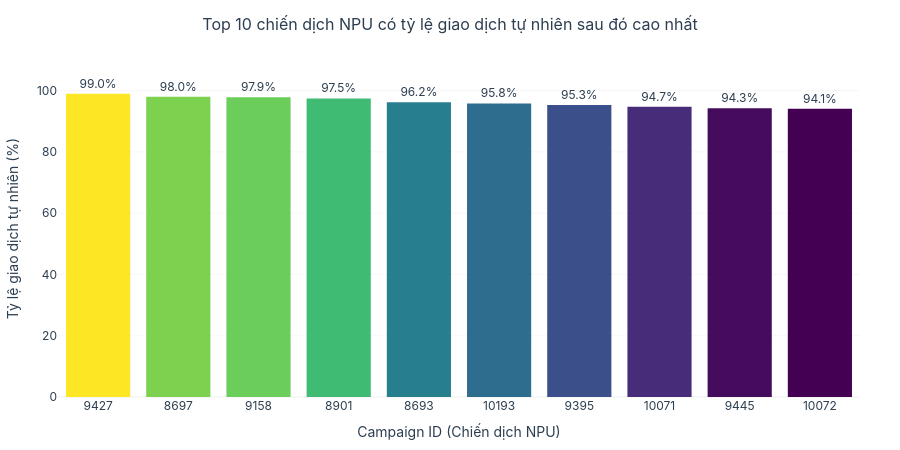

Source (notebook cell):
### Code cell
# Trực quan hóa tỷ lệ giao dịch tự nhiên của các chiến dịch NPU hàng đầu bằng Plotly
fig = px.bar(
    top_camps.assign(npu_campaignID=top_camps['npu_campaignID'].astype(str)),
    x='npu_campaignID',
    y='pct_organic',
    text='pct_organic',
    color='pct_organic',
    color_continuous_scale='Viridis',
    labels={'npu_campaignID': 'Campaign ID (Chiến dịch NPU)', 'pct_organic': 'Tỷ lệ giao dịch tự nhiên (%)'},
    title='Top 10 chiến dịch NPU có tỷ lệ giao dịch tự nhiên sau đó cao nhất'
)

fig.update_traces(
    texttemplate='%{text:.1f}%',
    textposition='outside',
    marker_line_width=0,
    hovertemplate='<b>Campaign ID</b>: %{x}<br><b>Tỷ lệ tự nhiên</b>: %{y:.2f}%<extra></extra>'
)

fig.update_layout(
    title_x=0.5,
    title_font=dict(size=16, family="Inter, sans-serif", color='#2c3e50'),
    font=dict(family="Inter, sans-serif", color='#2c3e50'),
    plot_bgcolor='#ffffff',
    paper_bgcolor='#ffffff',
    coloraxis_showscale=False,
    yaxis=dict(
        range=[0, 110],
        gridcolor='rgba(200, 200, 200, 0.15)',
        zerolinecolor='rgba(200, 200, 200, 0.15)'
    ),
    xaxis=dict(type='category'),
    margin=dict(t=60, b=40, l=40, r=40),
    height=450
)

fig.show()

### Figure 1 — Plotly figure (JSON) as saved in the notebook; plotly's stock layout.template omitted (floating-point values rounded to 4 significant figures)
{"data": [{"hovertemplate": "<b>Campaign ID</b>: %{x}<br><b>Tỷ lệ tự nhiên</b>: %{y:.2f}%<extra></extra>", "legendgroup": "", "marker": {"color": [99.0, 98.02, 97.88, 97.46, 96.22, 95.83, 95.31, 94.7, 94.26, 94.1], "coloraxis": "coloraxis", "line": {"width": 0}, "pattern": {"shape": ""}}, "name": "", "orientation": "v", "showlegend": false, "text": [99.0, 98.02, 97.88, 97.46, 96.22, 95.83, 95.31, 94.7, 94.26, 94.1], "textposition": "outside", "texttemplate": "%{text:.1f}%", "type": "bar", "x": ["9427", "8697", "9158", "8901", "8693", "10193", "9395", "10071", "9445", "10072"], "xaxis": "x", "y": [99.0, 98.02, 97.88, 97.46, 96.22, 95.83, 95.31, 94.7, 94.26, 94.1], "yaxis": "y"}], "layout": {"barmode": "relative", "coloraxis": {"colorbar": {"title": {"text": "Tỷ lệ giao dịch tự nhiên (%)"}}, "colorscale": [[0, "#440154"], [0.1111, "#482878"], [0.2222, "#3e4989"], [0.3333, "#31688e"], [0.4444, "#26828e"], [0.5556, "#1f9e89"], [0.6667, "#35b779"], [0.7778, "#6ece58"], [0.8889, "#b5de2b"], [1, "#fde725"]], "showscale": false}, "font": {"color": "#2c3e50", "family": "Inter, sans-serif"}, "height": 450, "legend": {"tracegroupgap": 0}, "margin": {"b": 40, "l": 40, "r": 40, "t": 60}, "paper_bgcolor": "#ffffff", "plot_bgcolor": "#ffffff", "title": {"font": {"color": "#2c3e50", "family": "Inter, sans-serif", "size": 16}, "text": "Top 10 chiến dịch NPU có tỷ lệ giao dịch tự nhiên sau đó cao nhất", "x": 0.5}, "xaxis": {"anchor": "y", "domain": [0, 1], "title": {"text": "Campaign ID (Chiến dịch NPU)"}, "type": "category"}, "yaxis": {"anchor": "x", "domain": [0, 1], "gridcolor": "rgba(200, 200, 200, 0.15)", "range": [0, 110], "title": {"text": "Tỷ lệ giao dịch tự nhiên (%)"}, "zerolinecolor": "rgba(200, 200, 200, 0.15)"}}}
